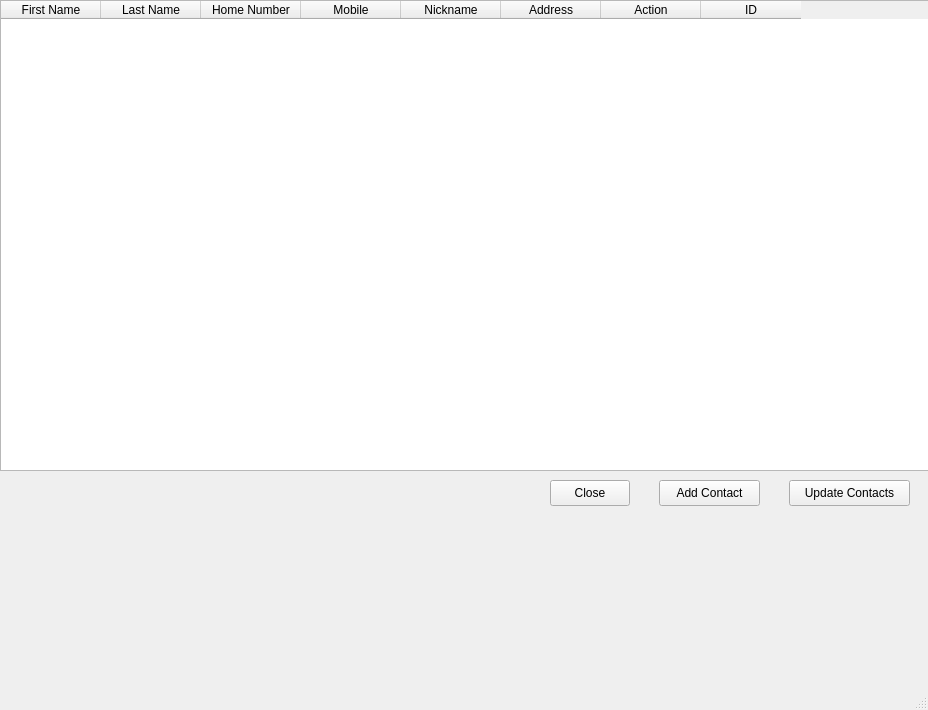
<?xml version="1.0" encoding="UTF-8"?>
<ui version="4.0">
 <class>MainWindow</class>
 <widget class="QMainWindow" name="MainWindow">
  <property name="geometry">
   <rect>
    <x>0</x>
    <y>0</y>
    <width>928</width>
    <height>710</height>
   </rect>
  </property>
  <property name="windowTitle">
   <string>MainWindow</string>
  </property>
  <widget class="QWidget" name="centralwidget">
   <widget class="QWidget" name="verticalLayoutWidget">
    <property name="geometry">
     <rect>
      <x>0</x>
      <y>0</y>
      <width>931</width>
      <height>471</height>
     </rect>
    </property>
    <layout class="QVBoxLayout" name="verticalLayout">
     <property name="leftMargin">
      <number>0</number>
     </property>
     <item>
      <widget class="QTableWidget" name="PhonebookViewTable">
       <column>
        <property name="text">
         <string>First Name</string>
        </property>
       </column>
       <column>
        <property name="text">
         <string>Last Name</string>
        </property>
       </column>
       <column>
        <property name="text">
         <string>Home Number</string>
        </property>
       </column>
       <column>
        <property name="text">
         <string>Mobile</string>
        </property>
       </column>
       <column>
        <property name="text">
         <string>Nickname</string>
        </property>
       </column>
       <column>
        <property name="text">
         <string>Address</string>
        </property>
       </column>
       <column>
        <property name="text">
         <string>Action</string>
        </property>
       </column>
       <column>
        <property name="text">
         <string>ID</string>
        </property>
       </column>
      </widget>
     </item>
    </layout>
   </widget>
   <widget class="QPushButton" name="updateButton">
    <property name="geometry">
     <rect>
      <x>789</x>
      <y>480</y>
      <width>121</width>
      <height>26</height>
     </rect>
    </property>
    <property name="text">
     <string>Update Contacts</string>
    </property>
   </widget>
   <widget class="QPushButton" name="addButton">
    <property name="geometry">
     <rect>
      <x>659</x>
      <y>480</y>
      <width>101</width>
      <height>26</height>
     </rect>
    </property>
    <property name="text">
     <string>Add Contact</string>
    </property>
   </widget>
   <widget class="QPushButton" name="closeMainButton">
    <property name="geometry">
     <rect>
      <x>550</x>
      <y>480</y>
      <width>80</width>
      <height>26</height>
     </rect>
    </property>
    <property name="text">
     <string>Close</string>
    </property>
   </widget>
  </widget>
  <widget class="QMenuBar" name="menubar">
   <property name="geometry">
    <rect>
     <x>0</x>
     <y>0</y>
     <width>928</width>
     <height>23</height>
    </rect>
   </property>
  </widget>
  <widget class="QStatusBar" name="statusbar"/>
 </widget>
 <resources/>
 <connections/>
</ui>
